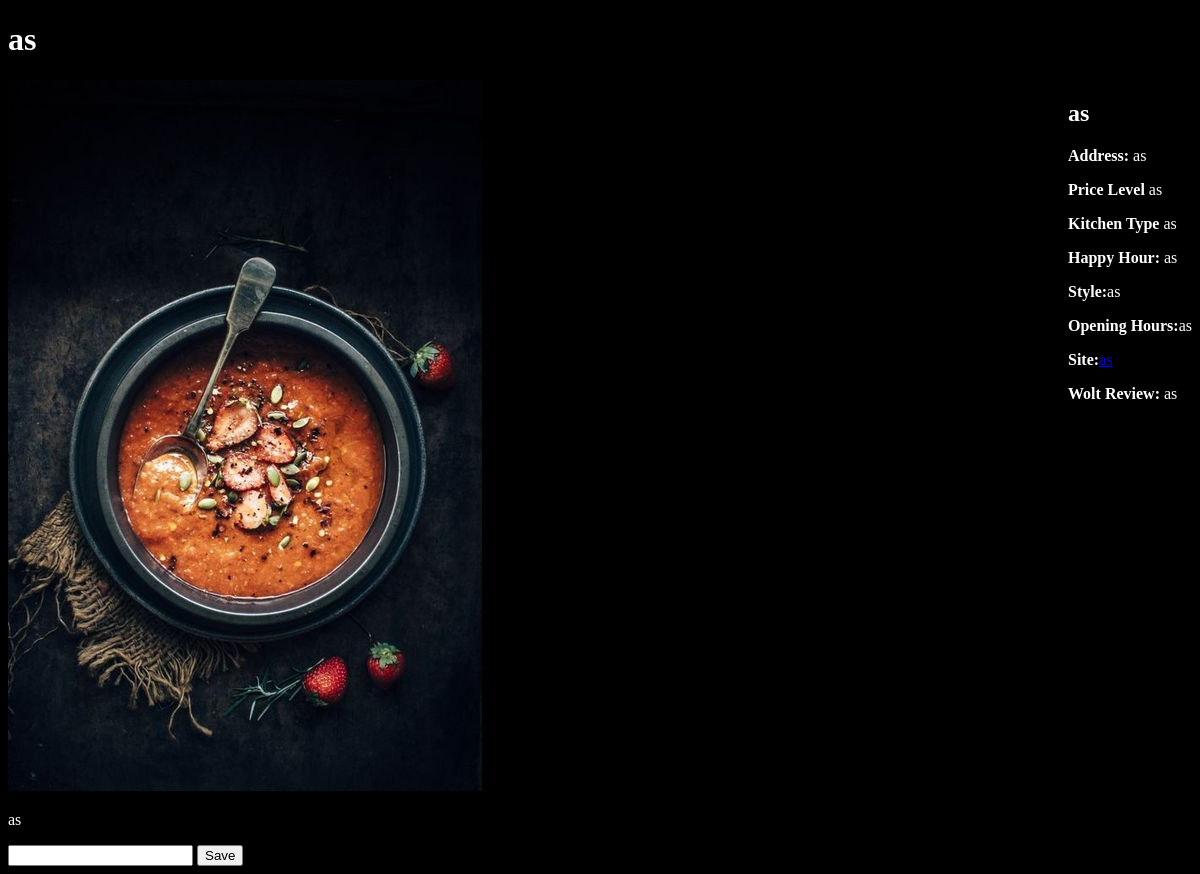
/rest_page/1, run on the app's committed database.
### app.py (models this page shows)
class Restaurants(db.Model):
    id = db.Column(db.Integer, primary_key=True)
    name = db.Column(db.String(30), nullable=False, unique=False)
    poster = db.Column(db.String(300), nullable=True, unique=False)
    info = db.Column(db.String(300), nullable=False, unique=False)
    address = db.Column(db.String(99), nullable=False, unique=False)
    price_level = db.Column(db.String(30), nullable=False, unique=False)
    kitchen_type = db.Column(db.String(99), nullable=False, unique=False)
    happy_hour = db.Column(db.String(99), nullable=False, unique=False)
    style = db.Column(db.String(99), nullable=False, unique=False)
    opening_hours = db.Column(db.String(300), nullable=False, unique=False)
    site = db.Column(db.String(300), nullable=False, unique=False)
    wolt_review = db.Column(db.String(30), nullable=False, unique=False)

### app.py (the view)
@app.route('/rest_page/<rest_id>')
def rest(rest_id):
    restaurant = Restaurants.query.get(rest_id)
    return render_template('rest_page.html', restaurant=restaurant)

### templates/rest_page.html (shortened to what this page needs)
<!DOCTYPE html>
<html>
<head>
</head>
<body>
    <h1>{{ restaurant.name }}</h1>
    <div class="container ">
        <div class="poster">
            <img src="{{ url_for('static', filename=restaurant.poster) }}" alt="{{ restaurant.name }}">
        </div>
        <dif class="data">
            <h2>{{ restaurant.name }}</h2>
            <p><strong>Address:</strong> {{ restaurant.address}}</p>
            <p><strong>Price Level</strong> {{restaurant.price_level}}</p>
            <p><strong>Kitchen Type</strong> {{ restaurant.kitchen_type}}</p>
            <p><strong>Happy Hour:</strong> {{restaurant.happy_hour}}</p>
            <p><strong>Style:</strong>{{ restaurant.style}}</p>
            <p><strong>Opening Hours:</strong>{{ restaurant.opening_hours}}</p>
            <p><strong>Site:</strong><a href="{{restaurant.site}}">{{restaurant.site}}</a></p>
            <p><strong>Wolt Review:</strong> {{restaurant.wolt_review}}</p>
        </dif>
    </div>
    <p>{{ restaurant.info }}</p>
        <form>
            <input type="text" name="comment">
            <button type="submit" >Save</button>
        </form>
</body>
</html>

### data on the page
Restaurants: name "as", poster (picture), address "as", price_level "as", kitchen_type "as", happy_hour "as", style "as", opening_hours "as", site "as", wolt_review "as", info "as"
